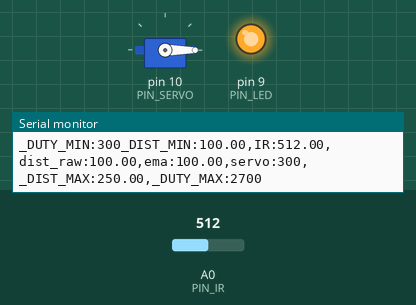
Simulated run of this sketch. Board: Arduino Uno, built with avr-gcc and run on an emulated ATmega328P. Parts: servo, output pins drawn as LEDs (lit = HIGH), the last lines printed to the serial monitor. Inputs (shaded band) come from the test bench; at power-on: A0 (PIN_IR) = 512.

Above: at 1.2 s.
1.3 s: A0 (PIN_IR) set to 500
2.8 s: A0 (PIN_IR) set to 481
At 3.8 s:
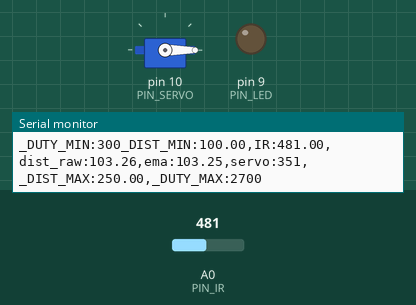
4.3 s: A0 (PIN_IR) set to 306
At 5.7 s:
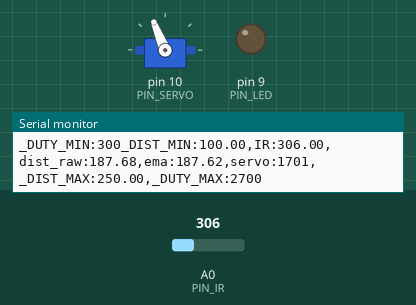
7.3 s: A0 (PIN_IR) set to 290
At 8.4 s:
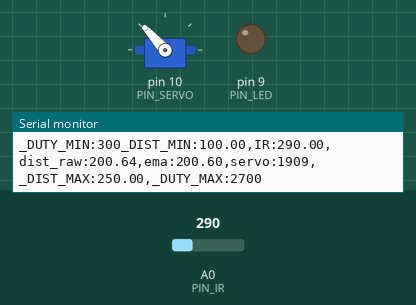
9.3 s: A0 (PIN_IR) set to 240
At 9.9 s:
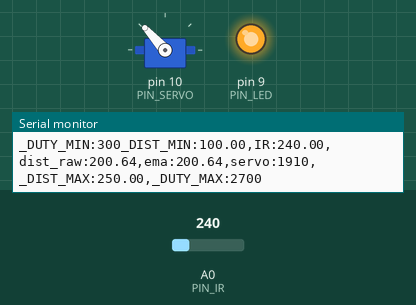
10.8 s: A0 (PIN_IR) set to 254
At 12.2 s:
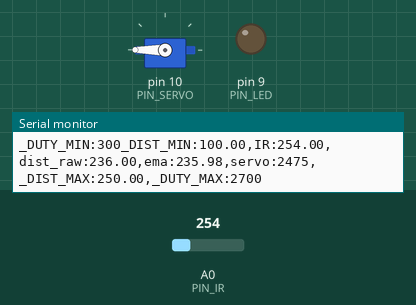
Timing chart, 0 to 13.6 s (numbered marks = the images above; inputs shaded):
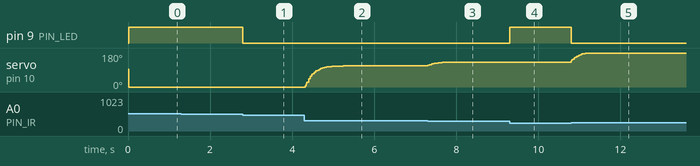

Measured:
- the behaviour switches between 493 and 492 on A0 (PIN_IR) (found by bisection; images 0 and 1)
- the behaviour switches between 242 and 243 on A0 (PIN_IR) (found by bisection; images 4 and 5)
- after the input at 2.8 s, pin 9 (PIN_LED): HIGH → LOW at once
- after the input at 4.3 s, servo on pin 10 (PIN_SERVO): moves from 0° to 112° over 0.92 s, starting at once
- after the input at 7.3 s, servo on pin 10 (PIN_SERVO): moves from 112° to 132° over 0.56 s, starting at once
- after the input at 9.3 s, pin 9 (PIN_LED): LOW → HIGH at once
- after the input at 10.8 s, pin 9 (PIN_LED): HIGH → LOW at once; servo on pin 10 (PIN_SERVO): moves from 132° to 180° over 0.36 s, starting at once

The sketch:

17_example_3.ino
```cpp
#include <Servo.h>

// Arduino pin assignment

#define PIN_IR    0         // IR sensor at Pin A0
#define PIN_LED   9
#define PIN_SERVO 10

#define _DUTY_MIN 300  // servo full clock-wise position (0 degree)
#define _DUTY_NEU 1500  // servo neutral position (90 degree)
#define _DUTY_MAX 2700  // servo full counter-clockwise position (180 degree)

#define _DIST_MIN  100.0   // minimum distance 100mm
#define _DIST_MAX  250.0   // maximum distance 250mm

#define _EMA_ALPHA  0.1      // for EMA Filter

#define LOOP_INTERVAL 20   // Loop Interval (unit: msec)

Servo myservo;
unsigned long last_loop_time = 0;   // unit: msec

float dist_prev = _DIST_MIN;
float dist_ema = _DIST_MIN;

void setup()
{
  pinMode(PIN_LED, OUTPUT);

  myservo.attach(PIN_SERVO);
  myservo.writeMicroseconds(_DUTY_NEU);

  Serial.begin(1000000);    // 1,000,000 bps
}

void loop()
{
  unsigned long time_curr = millis();
  int duty;
  float a_value, dist_raw;

  // wait until next event time
  if (time_curr < (last_loop_time + LOOP_INTERVAL))
    return;
  last_loop_time += LOOP_INTERVAL;

  a_value = analogRead(PIN_IR);
  dist_raw = ((6762.0 / (a_value - 9.0)) - 4.0) * 10.0;

  if (dist_raw < _DIST_MIN || dist_raw > _DIST_MAX) {
    digitalWrite(PIN_LED, HIGH);  // Turn LED ON if out of range
    dist_raw = dist_prev;         // Keep previous distance value
  } else {
    digitalWrite(PIN_LED, LOW);   // Turn LED OFF if in range
  }


  dist_ema =  _EMA_ALPHA * dist_raw + (1 - _EMA_ALPHA) * dist_ema;

  dist_prev = dist_raw;

  //duty = map(dist_ema, _DIST_MIN, _DIST_MAX, _DUTY_MIN, _DUTY_MAX);
  if (dist_ema <= _DIST_MIN) {
    duty = _DUTY_MIN;
  } else if (dist_ema >= _DIST_MAX) {
    duty = _DUTY_MAX;
  } else {
    duty = _DUTY_MIN + (int)((dist_ema - _DIST_MIN) * (_DUTY_MAX - _DUTY_MIN) / (_DIST_MAX - _DIST_MIN));
  }

  myservo.writeMicroseconds(duty);

  Serial.print("_DUTY_MIN:");  Serial.print(_DUTY_MIN);
  Serial.print("_DIST_MIN:");  Serial.print(_DIST_MIN);
  Serial.print(",IR:");        Serial.print(a_value);
  Serial.print(",dist_raw:");  Serial.print(dist_raw);
  Serial.print(",ema:");       Serial.print(dist_ema);
  Serial.print(",servo:");     Serial.print(duty);
  Serial.print(",_DIST_MAX:"); Serial.print(_DIST_MAX);
  Serial.print(",_DUTY_MAX:"); Serial.print(_DUTY_MAX);
  Serial.println("");
}
```
